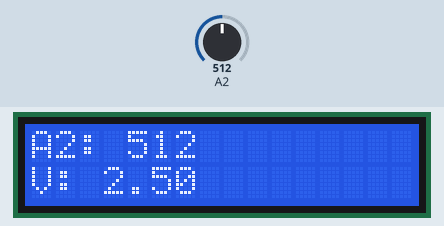
Simulated run of this sketch. Board: Arduino Uno, built with avr-gcc and run on an emulated ATmega328P. On the bench: 16×2 character LCD. The test bench sets the inputs (shaded band); at power-on: A2 = 512.

Above: at 2.2 s.
2.3 s: A2 set to 716
At 3.1 s:
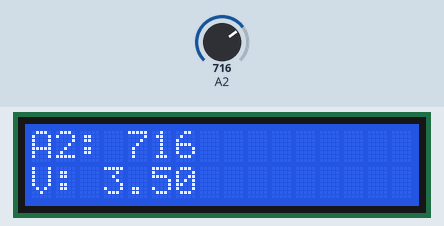
4.0 s: A2 set to 900
At 4.5 s:
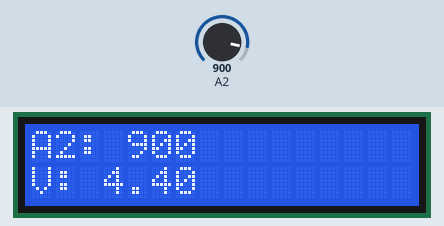
5.6 s: A2 set to 1023
At 6.0 s:
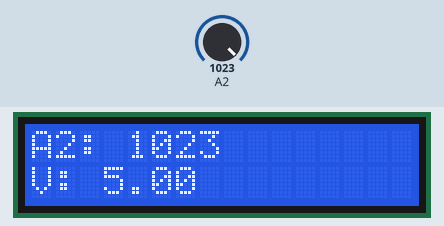
Timing chart, 0 to 8.6 s (numbered marks = the images above; inputs shaded):
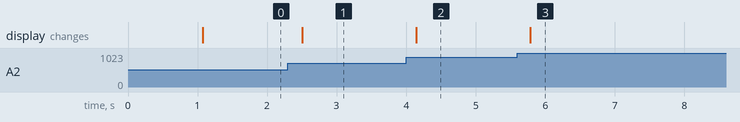

Measured:
- after the input at 2.3 s, the display: changes after 0.21 s (image 1)
- after the input at 4.0 s, the display: changes after 0.15 s (image 2)
- after the input at 5.6 s, the display: changes after 0.19 s (image 3)

The sketch:

poor_mans_oscilloscope1.ino
```cpp
#include <LiquidCrystal.h>

// Create the LCD object: (RS, E, D4, D5, D6, D7)
LiquidCrystal lcd(12, 11, 4, 5, 6, 7);

void setup() {
  lcd.begin(16, 2); // Initialize a 16x2 LCD
  lcd.print("Hello");
  lcd.setCursor(0, 1); // Move to second line
  lcd.print("Oscilloscope!");
  delay(1000);
  lcd.clear();
}

void loop() {
  float VoltageMeasurementRange = 5.0;	//	Volts
  float ADCResolution = 1023;

  int InputMeasurement = analogRead(A2);

  float voltage = InputMeasurement * VoltageMeasurementRange / ADCResolution;

  // Clear previous LCD content.
  lcd.clear();

  // Display the raw ADC reading on the first line.
  lcd.setCursor(0, 0);
  lcd.print("A2: ");
  lcd.print(InputMeasurement);

  // Display the voltage (with 2 decimal precision) on the second line.
  lcd.setCursor(0, 1);
  lcd.print("V: ");
  lcd.print(voltage, 2);

  // A short delay to allow the reading to settle.
  delay(200);
}
```
